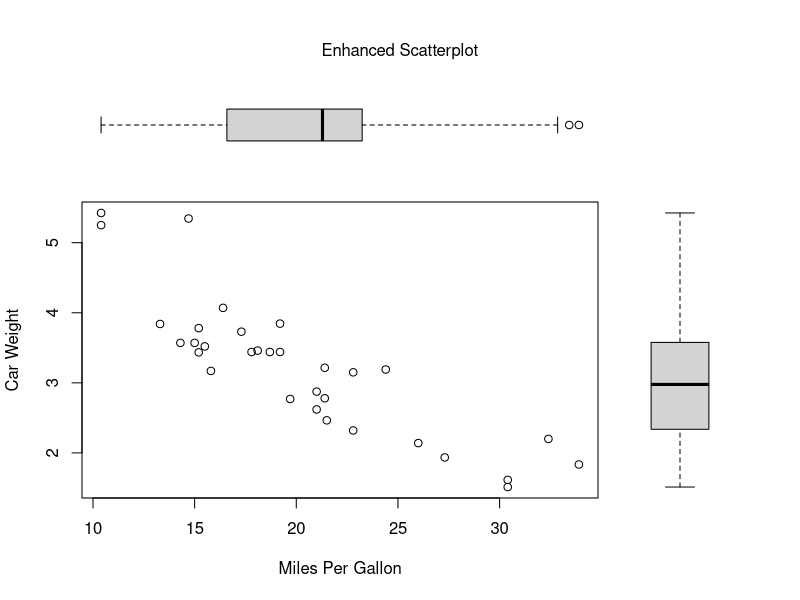

Write the R code that produced this figure.
opar <- par(no.readonly=TRUE)
par(fig=c(0, 0.8, 0, 0.8))
plot(mtcars$mpg, mtcars$wt,
     xlab = "Miles Per Gallon",
	 ylab = "Car Weight")

par(fig=c(0, 0.8, 0.55, 1), new=TRUE)
boxplot(mtcars$wt, horizontal=TRUE, axes=FALSE)

par(fig=c(0.65, 1, 0, 0.8), new=TRUE)
boxplot(mtcars$mpg, axes=FALSE)

mtext("Enhanced Scatterplot", side=3, outer=TRUE, line=-3)

par(opar)